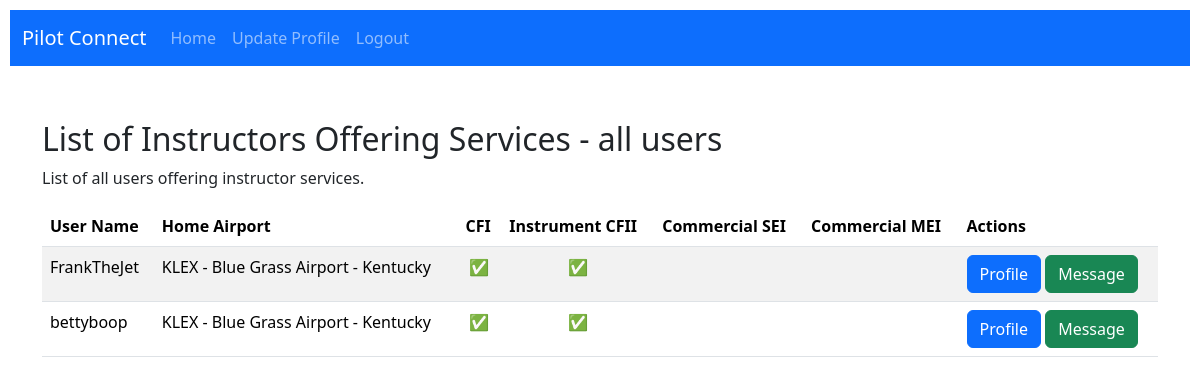
The page /instructor_list_offering/ on the database its author committed.
### connections/models.py (models this page shows, shortened)
class PilotProfile(models.Model):
    user = models.OneToOneField(User, on_delete=models.CASCADE)
    home_airport = models.ForeignKey(AirportData, on_delete=models.SET_NULL, null=True, blank=True)
    flight_hours = models.PositiveIntegerField(default=0)
    last_activity_date = models.DateTimeField(null=True, blank=True)
    private_pilot = models.BooleanField(default=False)
    instrument_rating = models.BooleanField(default=False)
    commercial_pilot_single_engine = models.BooleanField(default=False)
    flight_instructor_cfi = models.BooleanField(default=False)
    flight_instructor_cfii = models.BooleanField(default=False)
    commercial_pilot_multi_engine = models.BooleanField(default=False)
    flight_instructor_multi_engine_mei = models.BooleanField(default=False)
    safety_pilot_need_vfr_single_engine = models.BooleanField(default=False)
    safety_pilot_need_ifr_single_engine = models.BooleanField(default=False)
    safety_pilot_need_ifr_multi_engine = models.BooleanField(default=False)
    safety_pilot_offer_vfr_single_engine = models.BooleanField(default=False)
    safety_pilot_offer_ifr_single_engine = models.BooleanField(default=False)
    safety_pilot_offer_ifr_multi_engine = models.BooleanField(default=False)
    instructor_need_cfi = models.BooleanField(default=False)
    instructor_need_instrument_cfii = models.BooleanField(default=False)
    instructor_need_commercial_single_engine = models.BooleanField(default=False)
    instructor_need_commercial_multi_engine_mei = models.BooleanField(default=False)
    instructor_offer_cfi = models.BooleanField(default=False)
    instructor_offer_instrument_cfii = models.BooleanField(default=False)
    instructor_offer_commercial_single_engine = models.BooleanField(default=False)
    instructor_offer_commercial_multi_engine_mei = models.BooleanField(default=False)
    rent_need_single_engine = models.BooleanField(default=False)
    rent_need_multi_engine = models.BooleanField(default=False)
    rent_offer_single_engine = models.BooleanField(default=False)
    rent_offer_multi_engine = models.BooleanField(default=False)
    comments = models.TextField(null=True, blank=True)

class AirportData(models.Model):
    country_code = models.CharField(max_length=2, default='US')
    iata = models.CharField(max_length=3)
    icao = models.CharField(max_length=4)
    airport = models.CharField(max_length=255)
    latitude = models.FloatField(default=0.0)
    longitude = models.FloatField(default=0.0)
    city = models.CharField(max_length=255)
    state = models.CharField(max_length=255)
    def __str__(self):
        return f"{self.icao} - {self.airport} - {self.state}"

### connections/views.py (the view)
# urls.py: path('instructor_list_offering/', views.InstructorListOfferingView.as_view(), name='instructor_list_offering'),
class InstructorListOfferingView(ListView):
    model = PilotProfile
    template_name = 'connections/instructor_list_offering.html'
    context_object_name = 'instructors'
    def get_queryset(self):
        return PilotProfile.objects.filter(
            Q(instructor_offer_cfi=True) |
            Q(instructor_offer_instrument_cfii=True) |
            Q(instructor_offer_commercial_single_engine=True) |
            Q(instructor_offer_commercial_multi_engine_mei=True)
        )

### connections/templates/connections/instructor_list_offering.html (shortened to what this page needs)
{% extends 'connections/base.html' %}
{% block content %}
  <div class="container mt-4">
    <h2>List of Instructors Offering Services - all users</h2>
    <p>List of all users offering instructor services.</p>
    <table class="table table-striped mt-2">
      <thead>
        <tr>
          <th scope="col">User Name</th>
          <th scope="col">Home Airport</th>
          <th scope="col">CFI</th>
          <th scope="col">Instrument CFII</th>
          <th scope="col">Commercial SEI</th>
          <th scope="col">Commercial MEI</th>
          <th scope="col">Actions</th>
        </tr>
      </thead>
      <tbody>
        {% for pilot_profile in instructors %}
          <tr>
            <td>{{ pilot_profile.user.username }}</td>
            <td>{{ pilot_profile.home_airport }}</td>
            <td class="text-center">{% if pilot_profile.instructor_offer_cfi %}✅{% endif %}</td>
            <td class="text-center">{% if pilot_profile.instructor_offer_instrument_cfii %}✅{% endif %}</td>
            <td class="text-center">{% if pilot_profile.instructor_offer_commercial_single_engine %}✅{% endif %}</td>
            <td class="text-center">{% if pilot_profile.instructor_offer_commercial_multi_engine_mei %}✅{% endif %}</td>
            <td>
              <a href="{% url 'view_pilot_profile' user_id=pilot_profile.user.id %}" class="btn btn-primary">Profile</a>
              <a href="{% url 'send_message' recipient_id=pilot_profile.user.id %}" class="btn btn-success">Message</a>
            </td>
          </tr>
        {% endfor %}
      </tbody>
    </table>
  </div>
{% endblock %}

### connections/templates/connections/base.html (style rules this page uses)
body { margin: 0; padding: 0; display: flex; flex-direction: column; min-height: 100vh; }

### rows shown on the page
PilotProfile: user.username "FrankTheJet", home_airport "KLEX - Blue Grass Airport - Kentucky"
PilotProfile: user.username "bettyboop", home_airport "KLEX - Blue Grass Airport - Kentucky"
